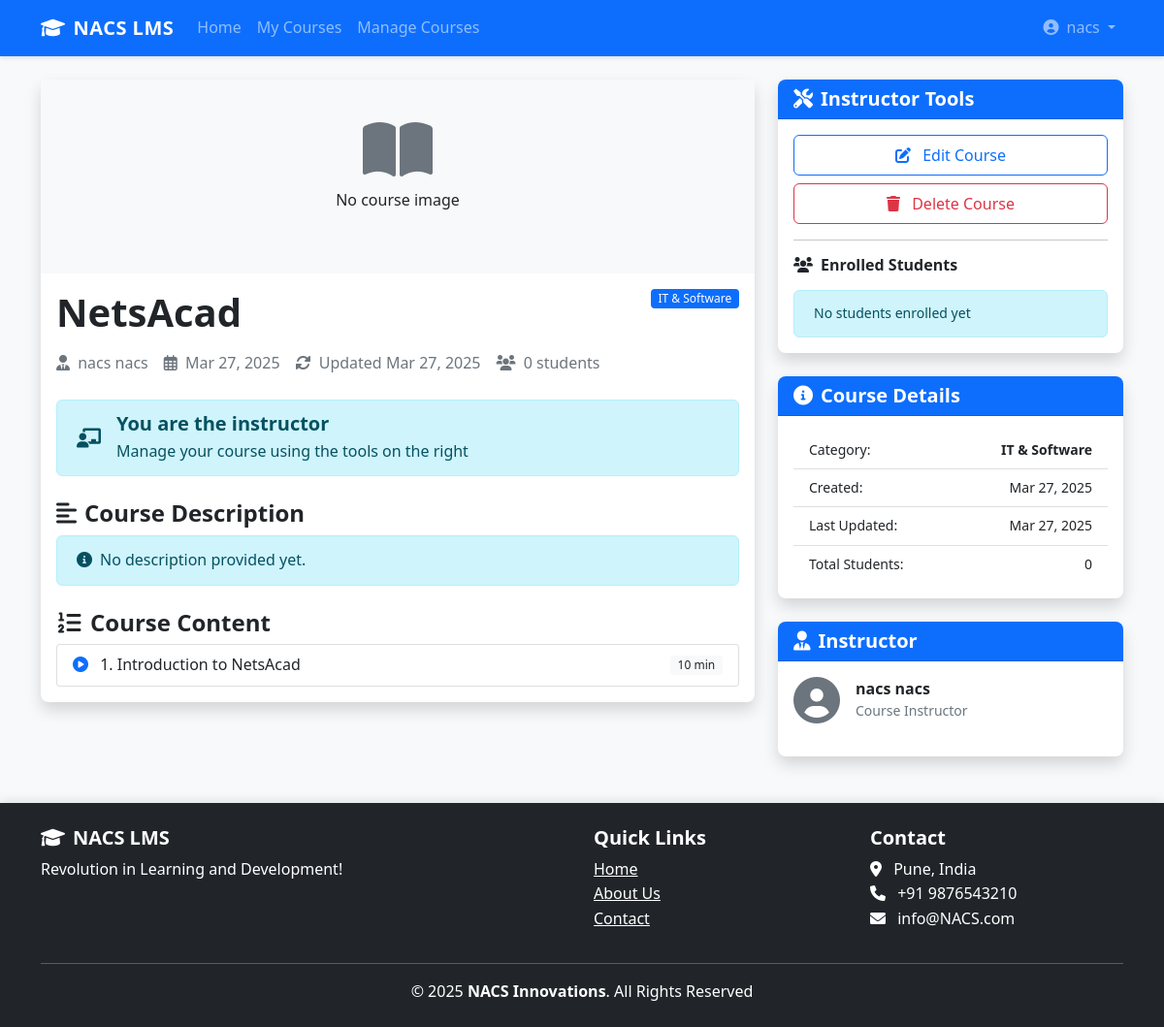
Page /courses/nets/ (signed in) on the earlier database version.
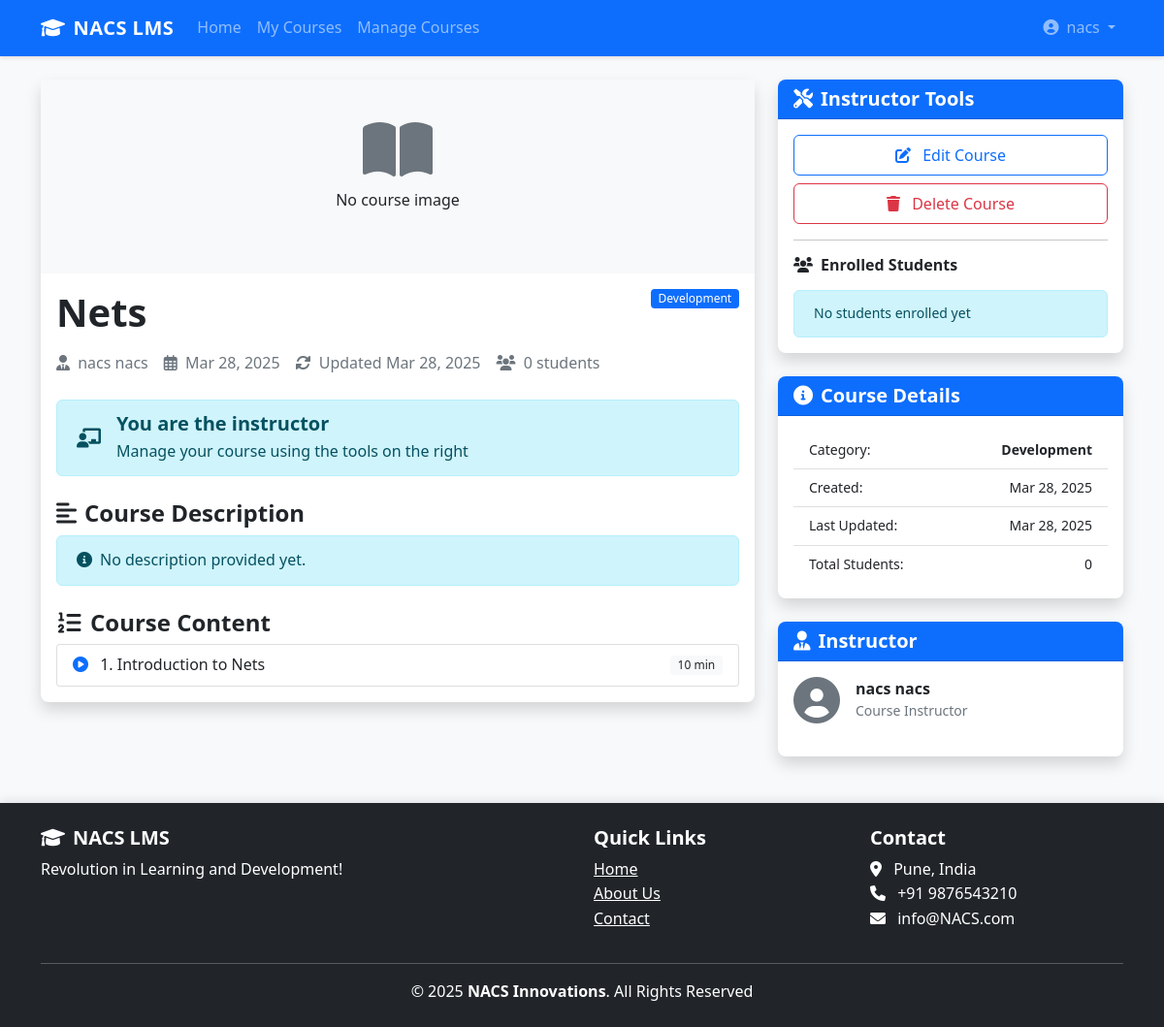
Same page on the later database version.
### lms/models.py (models this page shows, shortened)
class CourseInfo(models.Model):
    COURSE_CATEGORIES = (
        ('development', 'Development'),
        ('business', 'Business'),
        ('finance', 'Finance & Accounting'),
        ('it', 'IT & Software'),
        ('marketing', 'Marketing'),
    )
    user = models.ForeignKey(User, on_delete=models.CASCADE)
    course_name = models.CharField(max_length=1000)
    slug = models.SlugField(max_length=250, unique=True, blank=True)
    category = models.CharField(max_length=100, choices=COURSE_CATEGORIES, default='development')
    created_at = models.DateTimeField(auto_now_add=True)
    updated_at = models.DateTimeField(auto_now=True)

### lms/views.py (the view)
# urls.py: path('courses/<slug:course_slug>/', views.course_details, name='course_details'),
@login_required
def course_details(request, course_slug):
    course = get_object_or_404(CourseInfo, slug=course_slug)
    details = get_object_or_404(CourseDetails, course_info=course)
    is_enrolled = False
    if request.user.is_authenticated:
        is_enrolled = Enrollment.objects.filter(
            user=request.user,
            course=course
        ).exists()
    context = {
        'course': course,
        'details': details,
        'is_enrolled': is_enrolled,
    }
    return render(request, 'lms/courses/course_details.html', context)

### lms/templates/lms/courses/course_details.html (shortened to what this page needs)
{% extends 'lms/base.html' %}
{% load crispy_forms_tags %}
{% block content %}
<div class="row">
    <div class="col-lg-8">
        <div class="card border-0 shadow mb-4">
            {% if details.course_image %}
            <img src="{{ details.course_image.url }}" class="card-img-top" alt="{{ course.course_name }}" style="max-height: 400px; object-fit: cover;">
            {% else %}
            <div class="bg-light text-center p-4" style="height: 200px;">
                <i class="fas fa-book-open fa-4x text-muted mt-3"></i>
                <p class="mt-2">No course image</p>
            </div>
            {% endif %}
            <div class="card-body">
                <div class="d-flex justify-content-between align-items-start mb-3">
                    <h1 class="card-title mb-0">{{ course.course_name }}</h1>
                    <span class="badge bg-primary">{{ course.get_category_display }}</span>
                </div>
                <div class="d-flex flex-wrap gap-3 mb-4 text-muted">
                    <span><i class="fas fa-user-tie me-1"></i> {{ course.user.get_full_name|default:course.user.username }}</span>
                    <span><i class="far fa-calendar-alt me-1"></i> {{ course.created_at|date:"M d, Y" }}</span>
                    {% if course.updated_at != course.created_at %}
                    <span><i class="fas fa-sync-alt me-1"></i> Updated {{ course.updated_at|date:"M d, Y" }}</span>
                    {% endif %}
                    <span><i class="fas fa-users me-1"></i> {{ course.enrollment_set.count }} students</span>
                </div>
                <div class="mb-4">
                    {% if user.is_authenticated %}
                        {% if user == course.user %}
                            <div class="alert alert-info d-flex align-items-center">
                                <i class="fas fa-chalkboard-teacher fa-lg me-3"></i>
                                <div>
                                    <h5 class="mb-1">You are the instructor</h5>
                                    <p class="mb-0">Manage your course using the tools on the right</p>
                                </div>
                            </div>
                        {% else %}
                            <a href="{% url 'lms:enroll_course' course.slug %}" class="btn btn-success btn-lg w-100 py-3">
                                <i class="fas fa-user-plus me-2"></i> Enroll in This Course
                            </a>
                        {% endif %}
                    {% endif %}
                </div>
                <div class="mt-4">
                    <h4><i class="fas fa-align-left me-2"></i>Course Description</h4>
                    {% if details.course_desc %}
                    <div class="p-3 bg-light rounded">
                        {{ details.course_desc|linebreaks }}
                    </div>
                    {% else %}
                    <div class="alert alert-info">
                        <i class="fas fa-info-circle me-2"></i>No description provided yet.
                    </div>
                    {% endif %}
                </div>
                <div class="mt-4">
                    <h4><i class="fas fa-list-ol me-2"></i>Course Content</h4>
                    <div class="list-group">
                        <div class="list-group-item">
                            <div class="d-flex justify-content-between align-items-center">
                                <div>
                                    <i class="fas fa-play-circle text-primary me-2"></i>
                                    <span>1. Introduction to {{ course.course_name }}</span>
                                </div>
                                <span class="badge bg-light text-dark">10 min</span>
                            </div>
                        </div>
                    </div>
                </div>
            </div>
        </div>
    </div>
    <div class="col-lg-4">
        {% if user == course.user or user.is_superuser %}
        <div class="card border-0 shadow mb-4">
            <div class="card-header bg-primary text-white">
                <h5 class="mb-0"><i class="fas fa-tools me-2"></i>Instructor Tools</h5>
            </div>
            <div class="card-body">
                <div class="d-grid gap-2">
                    <a href="{% url 'lms:course_update' course.slug %}" class="btn btn-outline-primary">
                        <i class="fas fa-edit me-2"></i> Edit Course
                    </a>
                    <button type="button" class="btn btn-outline-danger" data-bs-toggle="modal" data-bs-target="#deleteModal">
                        <i class="fas fa-trash me-2"></i> Delete Course
                    </button>
                </div>
                <hr>
                <h6 class="mb-3"><i class="fas fa-users me-2"></i>Enrolled Students</h6>
                {% if course.enrollment_set.all %}
                <div class="list-group">
                    {% for enrollment in course.enrollment_set.all|slice:":5" %}
                    <div class="list-group-item small">
                        {{ enrollment.user.get_full_name|default:enrollment.user.username }}
                        <span class="text-muted float-end">{{ enrollment.enrolled_at|date:"M d" }}</span>
                    </div>
                    {% endfor %}
                    {% if course.enrollment_set.count > 5 %}
                    <div class="text-center mt-2">
                        <small class="text-muted">+{{ course.enrollment_set.count|add:"-5" }} more students</small>
                    </div>
                    {% endif %}
                </div>
                {% else %}
                <div class="alert alert-info small mb-0">
                    No students enrolled yet
                </div>
                {% endif %}
            </div>
        </div>
        {% endif %}
        <div class="card border-0 shadow mb-4">
            <div class="card-header bg-primary text-white">
                <h5 class="mb-0"><i class="fas fa-info-circle me-2"></i>Course Details</h5>
            </div>
            <div class="card-body">
                <ul class="list-group list-group-flush small">
                    <li class="list-group-item d-flex justify-content-between">
                        <span>Category:</span>
                        <span class="fw-bold">{{ course.get_category_display }}</span>
                    </li>
                    <li class="list-group-item d-flex justify-content-between">
                        <span>Created:</span>
                        <span>{{ course.created_at|date:"M d, Y" }}</span>
                    </li>
                    <li class="list-group-item d-flex justify-content-between">
                        <span>Last Updated:</span>
                        <span>{{ course.updated_at|date:"M d, Y" }}</span>
                    </li>
                    <li class="list-group-item d-flex justify-content-between">
                        <span>Total Students:</span>
                        <span>{{ course.enrollment_set.count }}</span>
                    </li>
                </ul>
            </div>
        </div>
        <div class="card border-0 shadow">
            <div class="card-header bg-primary text-white">
                <h5 class="mb-0"><i class="fas fa-user-tie me-2"></i>Instructor</h5>
            </div>
            <div class="card-body">
                <div class="d-flex align-items-center mb-3">
                    <div class="flex-shrink-0">
                        <i class="fas fa-user-circle fa-3x text-muted"></i>
                    </div>
                    <div class="flex-grow-1 ms-3">
                        <h6 class="mb-0">{{ course.user.get_full_name|default:course.user.username }}</h6>
                        <small class="text-muted">Course Instructor</small>
                    </div>
                </div>
            </div>
        </div>
    </div>
</div>
{% endblock %}

### lms/templates/lms/base.html (shortened to what this page needs)
{% load static %}
<!DOCTYPE html>
<html lang="en">
<head>
    <link href="https://cdn.jsdelivr.net/npm/bootstrap@5.1.3/dist/css/bootstrap.min.css" rel="stylesheet">
    <link rel="stylesheet" href="https://cdnjs.cloudflare.com/ajax/libs/font-awesome/6.0.0/css/all.min.css">
    <link rel="stylesheet" href="{% static 'lms/css/style.css' %}">
</head>
<body>
    <nav class="navbar navbar-expand-lg navbar-dark bg-primary">
        <div class="container">
            <a class="navbar-brand" href="{% url 'lms:home' %}">
                <i class="fas fa-graduation-cap me-2"></i>NACS LMS
            </a>
            <div class="collapse navbar-collapse" id="navbarNav">
                <ul class="navbar-nav me-auto">
                    <li class="nav-item">
                        <a class="nav-link" href="{% url 'lms:home' %}">Home</a>
                    </li>
                    {% if user.is_authenticated %}
                    <li class="nav-item">
                        <a class="nav-link" href="{% url 'lms:my_enrollments' %}">My Courses</a>
                    </li>
                    {% if user.is_staff %}
                    <li class="nav-item">
                        <a class="nav-link" href="{% url 'lms:course_list' %}">Manage Courses</a>
                    </li>
                    {% endif %}
                    {% endif %}
                </ul>
                <ul class="navbar-nav">
                    {% if user.is_authenticated %}
                    <li class="nav-item dropdown">
                        <a class="nav-link dropdown-toggle" href="#" id="navbarDropdown" role="button" data-bs-toggle="dropdown">
                            <i class="fas fa-user-circle me-1"></i> {{ user.username }}
                        </a>
                    </li>
                    {% endif %}
                </ul>
            </div>
        </div>
    </nav>
    <main class="container my-4">
        {% block content %}{% endblock %}
    </main>
    <footer class="bg-dark text-white py-4 mt-5">
        <div class="container">
            <div class="row">
                <div class="col-md-6">
                    <h5><i class="fas fa-graduation-cap me-2"></i>NACS LMS</h5>
                    <p>Revolution in Learning and Development!</p>
                </div>
                <div class="col-md-3">
                    <h5>Quick Links</h5>
                    <ul class="list-unstyled">
                        <li><a href="{% url 'lms:home' %}" class="text-white">Home</a></li>
                        <li><a href="#" class="text-white">About Us</a></li>
                        <li><a href="#" class="text-white">Contact</a></li>
                    </ul>
                </div>
                <div class="col-md-3">
                    <h5>Contact</h5>
                    <address>
                        <i class="fas fa-map-marker-alt me-2"></i> Pune, India<br>
                        <i class="fas fa-phone me-2"></i> +91 9876543210<br>
                        <i class="fas fa-envelope me-2"></i> info@NACS.com
                    </address>
                </div>
            </div>
            <hr>
            <div class="text-center">
                &copy; {% now "Y" %} <strong>NACS Innovations</strong>. All Rights Reserved
            </div>
        </div>
    </footer>
</body>
</html>

### lms/static/lms/css/style.css (style rules this page uses)
:root { --primary-color: #0d6efd; --secondary-color: #6c757d; --success-color: #198754; --danger-color: #dc3545; --warning-color: #ffc107; --info-color: #0dcaf0; --light-color: #f8f9fa; --dark-color: #212529; }
body { font-family: 'Segoe UI', Tahoma, Geneva, Verdana, sans-serif; background-color: #f8f9fa; color: #212529; line-height: 1.6; }
h1, h2, h3, h4, h5, h6 { font-weight: 600; }
.navbar { box-shadow: 0 2px 4px rgba(0, 0, 0, 0.1); }
.navbar-brand { font-weight: 700; letter-spacing: 0.5px; }
.card { border: none; border-radius: 0.5rem; box-shadow: 0 0.125rem 0.25rem rgba(0, 0, 0, 0.075); transition: all 0.3s ease; }
.card-header { border-radius: 0.5rem 0.5rem 0 0 !important; }
.btn { font-weight: 500; padding: 0.5rem 1rem; border-radius: 0.375rem; transition: all 0.3s ease; }
.alert { border-radius: 0.375rem; padding: 0.75rem 1.25rem; }
.badge { font-weight: 500; padding: 0.35em 0.65em; border-radius: 0.25rem; }
footer { box-shadow: 0 -2px 10px rgba(0, 0, 0, 0.1); }

Differences in the rows shown:
removed CourseInfo: course_name "NetsAcad", category "IT & Software", user.get_full_name "nacs nacs", created_at "Mar 27, 2025", updated_at "Mar 27, 2025", enrollment_set.count "0"
added CourseInfo: course_name "Nets", category "Development", user.get_full_name "nacs nacs", created_at "Mar 28, 2025", updated_at "Mar 28, 2025", enrollment_set.count "0"
